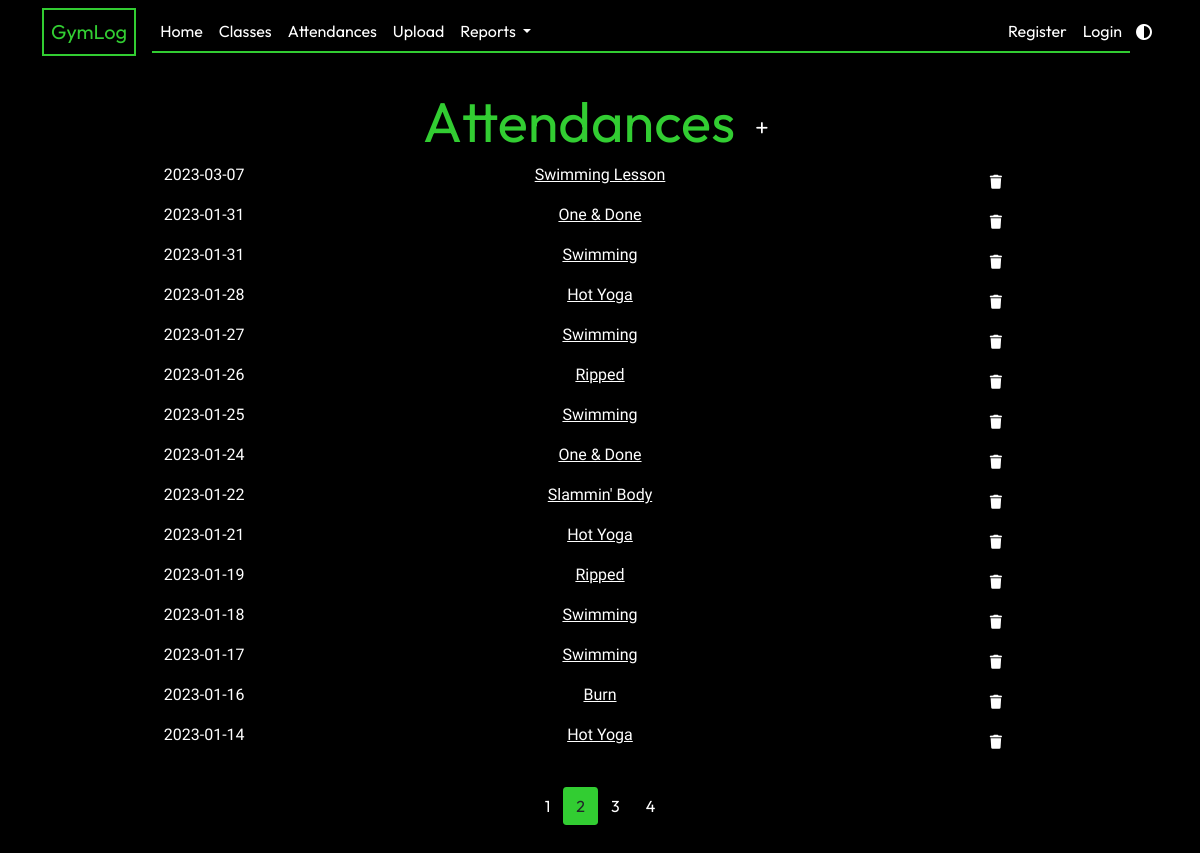
Page /attendances?page=2 on the committed database.
### app/models.py (models this page shows, shortened)
class Attendance(db.Model):
    id = db.Column(db.Integer, primary_key=True)
    class_id = db.Column(db.Integer, db.ForeignKey("gym_class.id"), nullable=False)
    date_attended = db.Column(db.Date, nullable=False, default=date.today)

class GymClass(db.Model):
    id = db.Column(db.Integer, primary_key=True)
    name = db.Column(db.String(20), unique=True, nullable=False)
    class_type = db.Column(db.String(3), default="Workout")
    attendance_list = db.relationship("Attendance", backref="class_taken", lazy=True)

### app/attendances/routes.py (the view)
@attendances.route("/attendances")
def show_attendances():
    page = request.args.get("page", 1, type=int)
    attendance_list = Attendance.query.order_by(
        Attendance.date_attended.desc()
    ).paginate(page=page, per_page=15)
    return render_template(
        "attendances.html", title="Attendances", attendance_list=attendance_list
    )

### app/templates/attendances.html (shortened to what this page needs)
{% extends "layout.html" %} {% block content %}
<div class="text-center mt-2">
  <h1 class="display-4">
    Attendances
    <a
      href="{{ url_for('attendances.new_attendance') }}"
      class="btn btn-sm btn-add"
      ><i class="fa-solid fa-plus"></i
    ></a>
  </h1>
</div>
<div class="row text-center">
  {% for a in attendance_list %}
  <div class="col-2">
    <p>{{ a.date_attended.strftime('%Y-%m-%d') }}</p>
  </div>
  <div class="col-8">
    <p>
      <a
        class="class-link"
        href="{{ url_for('classes.show_class', class_id=a.class_id) }}"
        >{{ a.class_taken.name }}</a
      >
    </p>
  </div>
  <div class="col-2">
    <button
      type="button"
      class="btn btn-other btn-sm m-1"
      data-bs-toggle="modal"
      data-bs-target="#deleteModal">
      <i class="fa-solid fa-trash"></i>
    </button>
  </div>
  {% endfor %}
</div>
<nav class="mt-4">
  <ul class="pagination justify-content-center">
    {% for page_num in attendance_list.iter_pages(left_edge=1, right_edge=1,
    left_current=1, right_current=2) %} {% if page_num %} {% if
    attendance_list.page == page_num %}
    <li>
      <a
        class="btn btn-current mb-4"
        href="{{ url_for('attendances.show_attendances', page=page_num) }}"
        >{{ page_num }}</a
      >
    </li>
    {% else %}
    <li>
      <a
        class="btn btn-other mb-4"
        href="{{ url_for('attendances.show_attendances', page=page_num) }}"
        >{{ page_num }}</a
      >
    </li>
    {% endif %} {% else %} ... {% endif %} {% endfor %}
  </ul>
</nav>
{% endblock content %}

### app/static/main.css (style rules this page uses)
:root { --primary-color: black; --secondary-color: white; --accent-color: #32cd32; --typewriter-speed: 2s; --typewriter-chars: 17; }
body { background-color: var(--primary-color); color: var(--secondary-color); margin: 0; min-height: 100vh; font-family: "Roboto"; }
h1, h2, h3, h4 { color: var(--accent-color); font-family: Outfit; }
nav { font-family: Outfit; }
.btn-current { background-color: var(--accent-color); border-radius: 10% 10%; }
.btn-other { background-color: transparent; color: var(--secondary-color); }
.btn-add { background-color: transparent; color: var(--secondary-color); border-radius: 50%; }
.class-link { color: var(--secondary-color); }

### rows in the picture
Attendance: date_attended "2023-03-07", class_taken.name "Swimming Lesson"
Attendance: date_attended "2023-01-31", class_taken.name "One & Done"
Attendance: date_attended "2023-01-31", class_taken.name "Swimming"
Attendance: date_attended "2023-01-28", class_taken.name "Hot Yoga"
Attendance: date_attended "2023-01-27", class_taken.name "Swimming"
Attendance: date_attended "2023-01-26", class_taken.name "Ripped"
Attendance: date_attended "2023-01-25", class_taken.name "Swimming"
Attendance: date_attended "2023-01-24", class_taken.name "One & Done"
Attendance: date_attended "2023-01-22", class_taken.name "Slammin' Body"
Attendance: date_attended "2023-01-21", class_taken.name "Hot Yoga"
Attendance: date_attended "2023-01-19", class_taken.name "Ripped"
Attendance: date_attended "2023-01-18", class_taken.name "Swimming"
Attendance: date_attended "2023-01-17", class_taken.name "Swimming"
Attendance: date_attended "2023-01-16", class_taken.name "Burn"
Attendance: date_attended "2023-01-14", class_taken.name "Hot Yoga"

### other values in the picture
{{ page_num }} "1" "3" "4"
{{ page_num }} "2"
